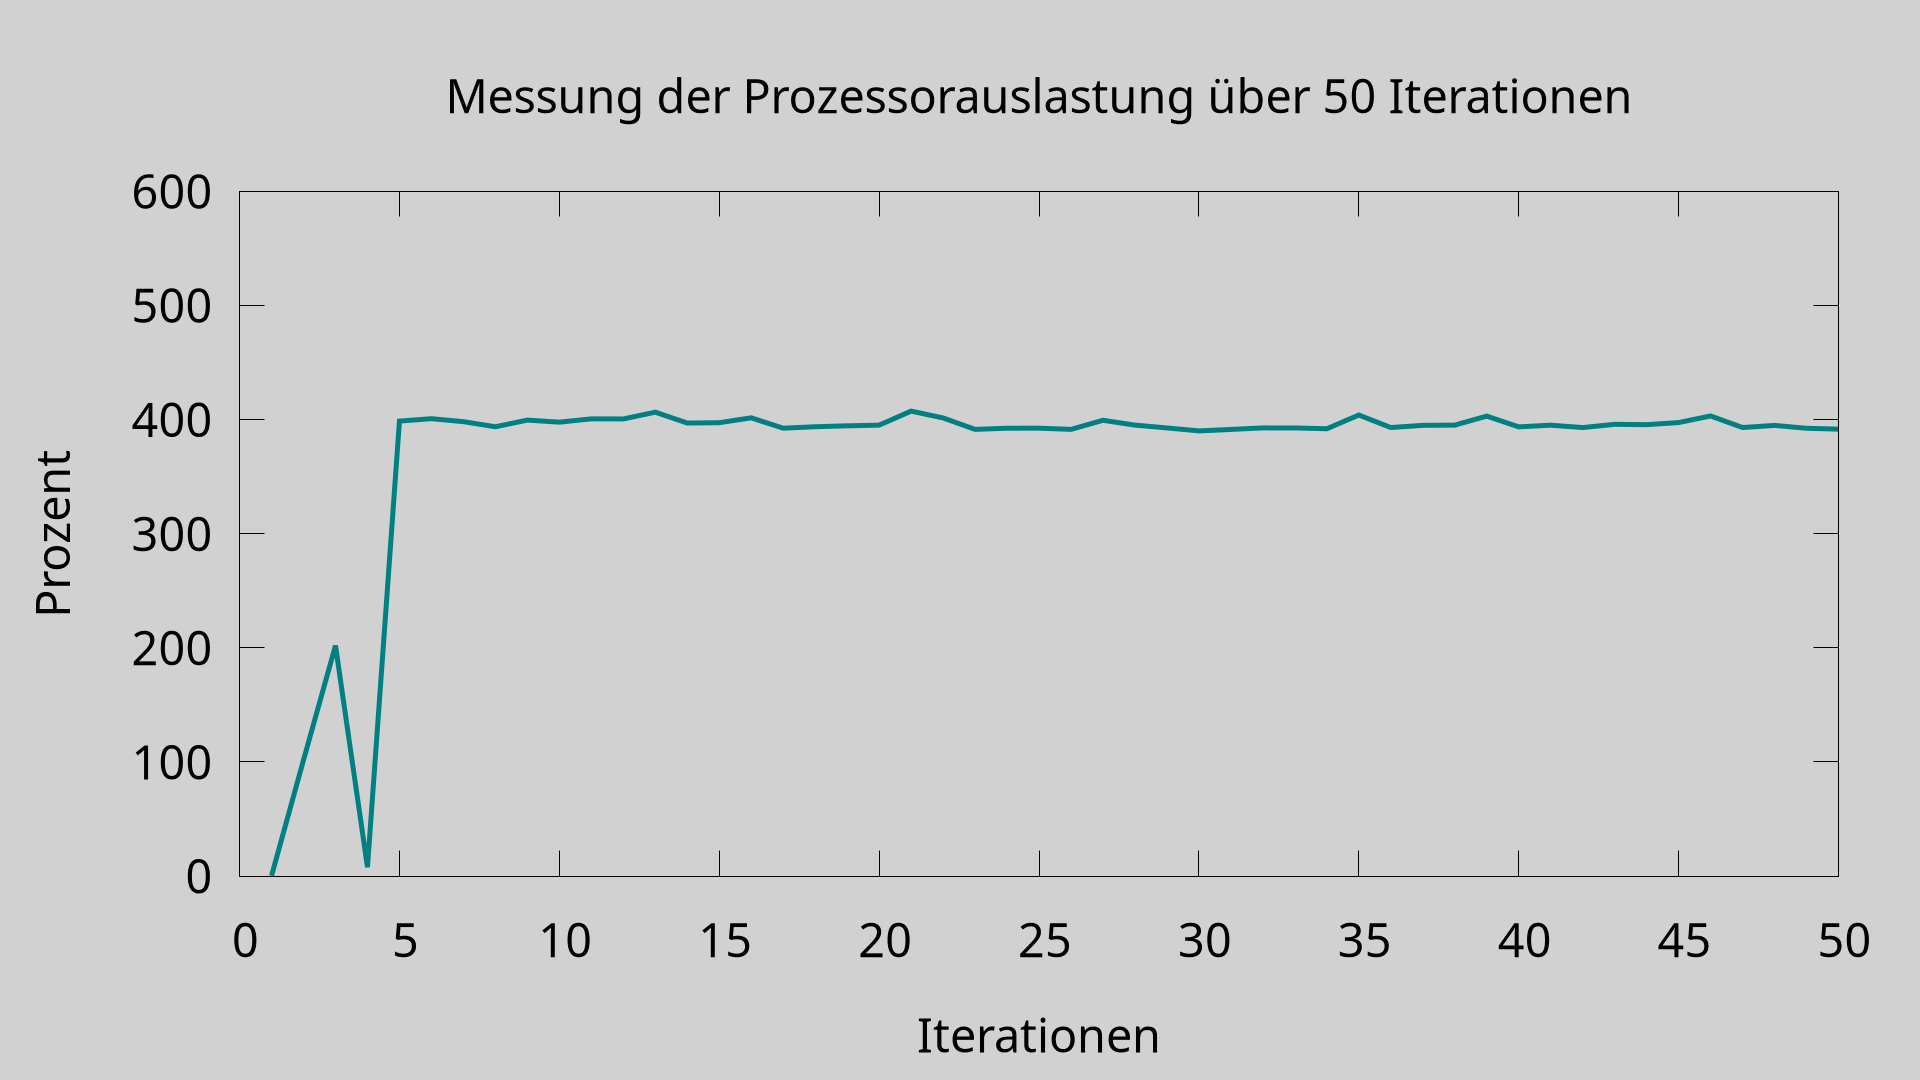

Recreate this plot in gnuplot.
set terminal pngcairo size 1920,1080 font 'Verdana,35' background rgb '#d1d1d1'
set datafile separator ';'
set title "Messung der Prozessorauslastung über 50 Iterationen"
set yrange [0:600]
set xlabel "Iterationen"
set ylabel "Prozent"
#set key left box
set output "lasttest.png"
plot "usage_result.csv" using 1:4 with lines lw 5 lc  rgb "#008080" notitle
